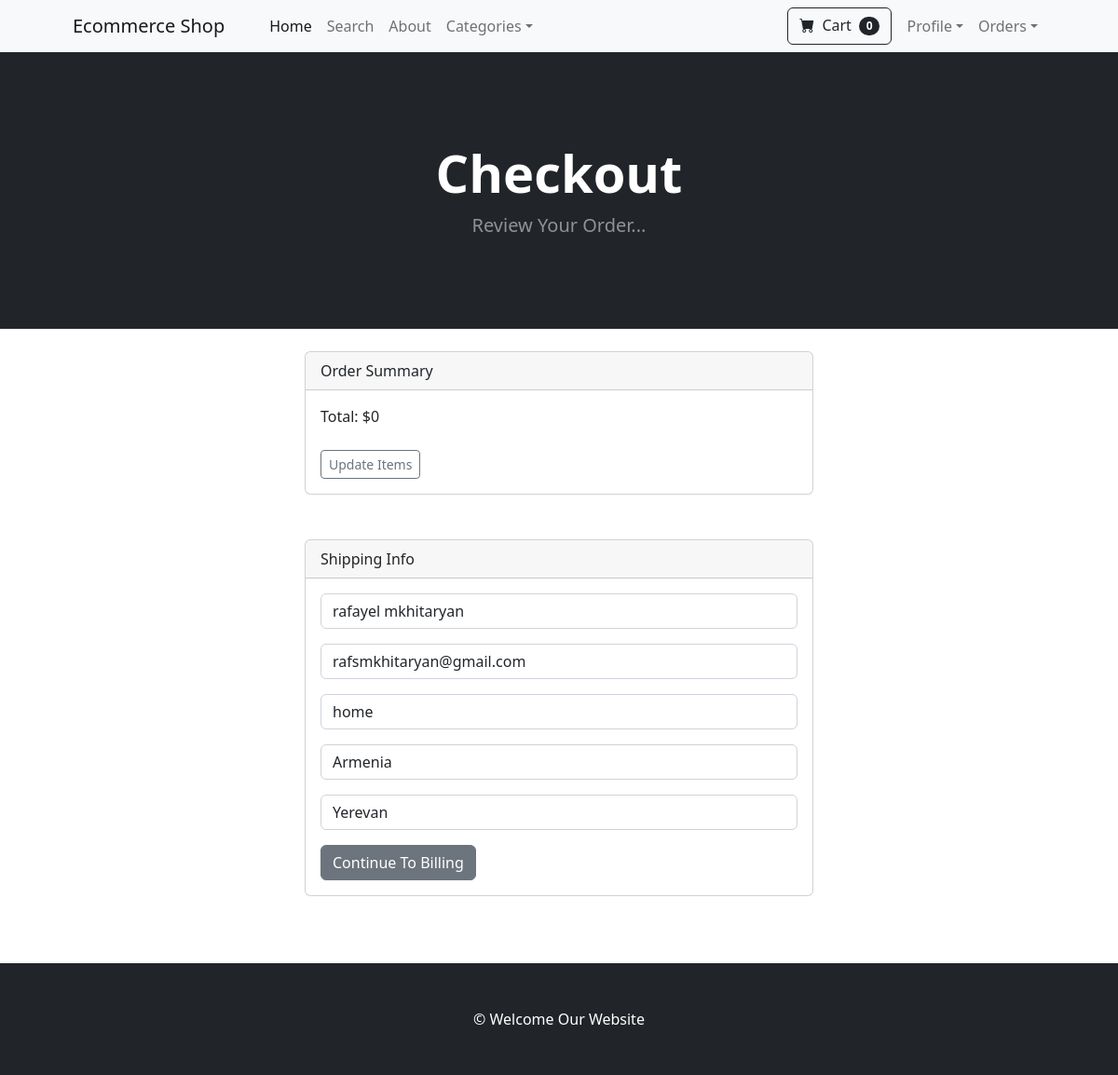
The app's page /payment/checkout (signed in) with its own data.
### payment/models.py (models this page shows, shortened)
class ShippingAddress(models.Model):
    user = models.ForeignKey(User, on_delete=models.CASCADE, null=True, blank=True)
    shipping_full_name = models.CharField(max_length=200)
    shipping_email = models.CharField(max_length=200)
    shipping_address = models.CharField(max_length=200)
    shipping_city = models.CharField(max_length=200)
    shipping_country = models.CharField(max_length=200)
    class Meta:
        verbose_name_plural = "Shipping Address"

### payment/views.py (the view)
# urls.py: path('checkout', views.checkout, name='checkout'),
def checkout(request):
	cart = Cart(request)
	cart_products = cart.get_prods
	quantities = cart.get_quants
	totals = cart.cart_total()
	if request.user.is_authenticated:
		shipping_user = ShippingAddress.objects.get(user__id=request.user.id)
		shipping_form = ShippingForm(request.POST or None, instance=shipping_user)
		return render(request, "payment/checkout.html", {"cart_products":cart_products, "quantities":quantities, "totals":totals, "shipping_form":shipping_form })
	else:
		shipping_form = ShippingForm(request.POST or None)
		return render(request, "payment/checkout.html", {"cart_products":cart_products, "quantities":quantities, "totals":totals, "shipping_form":shipping_form})

### payment/forms.py
class ShippingForm(forms.ModelForm):
	shipping_full_name = forms.CharField(label="", widget=forms.TextInput(attrs={'class':'form-control', 'placeholder':'Full Name'}), required=True)
	shipping_email = forms.CharField(label="", widget=forms.TextInput(attrs={'class':'form-control', 'placeholder':'Email Address'}), required=True)
	shipping_address = forms.CharField(label="", widget=forms.TextInput(attrs={'class':'form-control', 'placeholder':'Address'}), required=True)
	shipping_city = forms.CharField(label="", widget=forms.TextInput(attrs={'class':'form-control', 'placeholder':'City'}), required=True)
	shipping_country = forms.CharField(label="", widget=forms.TextInput(attrs={'class':'form-control', 'placeholder':'Country'}), required=True)
	class Meta:
		model = ShippingAddress
		fields = ['shipping_full_name', 'shipping_email', 'shipping_address', 'shipping_city', 'shipping_country']
		exclude = ['user',]

### cart/cart.py (called while the page is built, shortened)
    def cart_total(self):
        product_ids = self.cart.keys()
        products = Product.objects.filter(id__in=product_ids)
        quantities = self.cart
        total = 0
        return total

    def __len__(self):
        return len(self.cart)

    def get_prods(self):
        product_ids = self.cart.keys()
        products = Product.objects.filter(id__in=product_ids)
        return products

### cart/context_processors.py (called while the page is built)
def cart(request):
    return {'cart': Cart(request)}

### payment/templates/payment/checkout.html (shortened to what this page needs)
{% extends 'base.html' %}
{% block content %}
        <header class="bg-dark py-5">
            <div class="container px-4 px-lg-5 my-5">
                <div class="text-center text-white">
                    <h1 class="display-4 fw-bolder">Checkout</h1>
                    <p class="lead fw-normal text-white-50 mb-0">Review Your Order...</p>
                </div>
            </div>
        </header>
        <br/>
        <div class="container">
            <div class="row">
                    <div class="col-md-6 offset-md-3">
          <div class="card">
          <div class="card-header">
            Order Summary
          </div>
          <div class="card-body">
            Total:  ${{ totals }}
            <br/><br/>
            <a href="{% url 'cart_summary' %}" class="btn btn-sm btn-outline-secondary">Update Items</a>
          </div>
        </div>
<br/><br/>
<div class="card">
  <div class="card-header">
    Shipping Info
  </div>
  <div class="card-body">
    <form method="POST" action="{% url 'billing_info' %}">
    {{ shipping_form.as_p }}
        <button type="submit" class="btn btn-secondary">
        Continue To Billing
</button>
</form>
</div>
</div>
<br/>
<br/><br/>
            </div>
        </div>
    </div>
{% endblock %}

### records on screen
ShippingAddress: shipping_full_name "rafayel mkhitaryan", shipping_email "rafsmkhitaryan@gmail.com", shipping_address "home", shipping_city "Armenia", shipping_country "Yerevan"

### other values on screen
{{ cart|length }} "0"
{{ totals }} "0"
